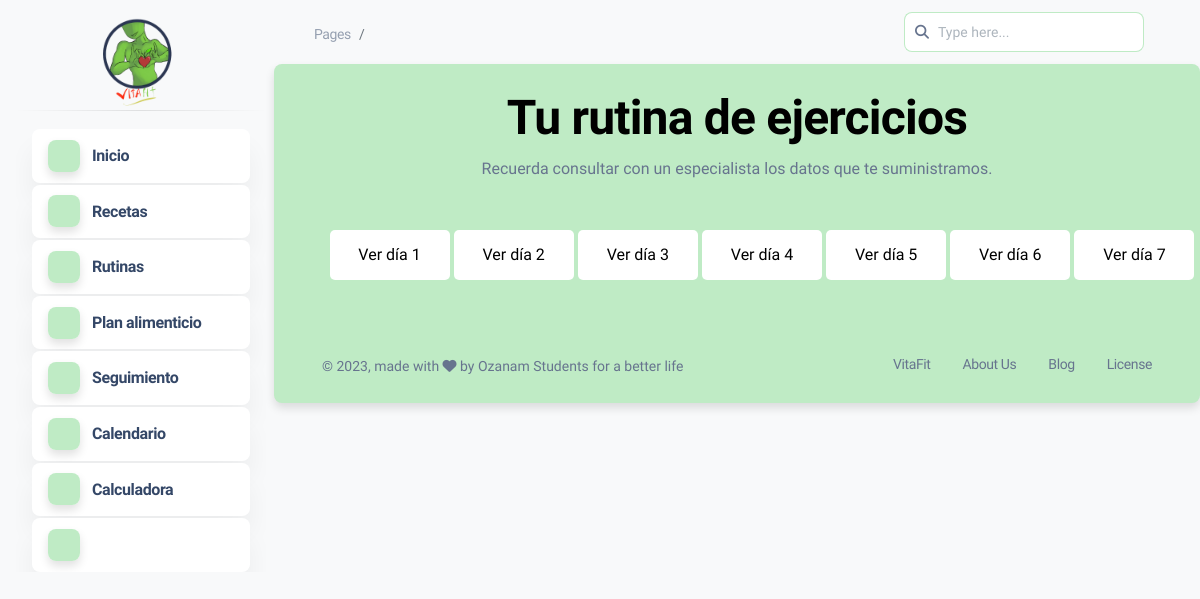
/dashboard.php?mod=rutina_pro, run on an earlier commit of the app's database.
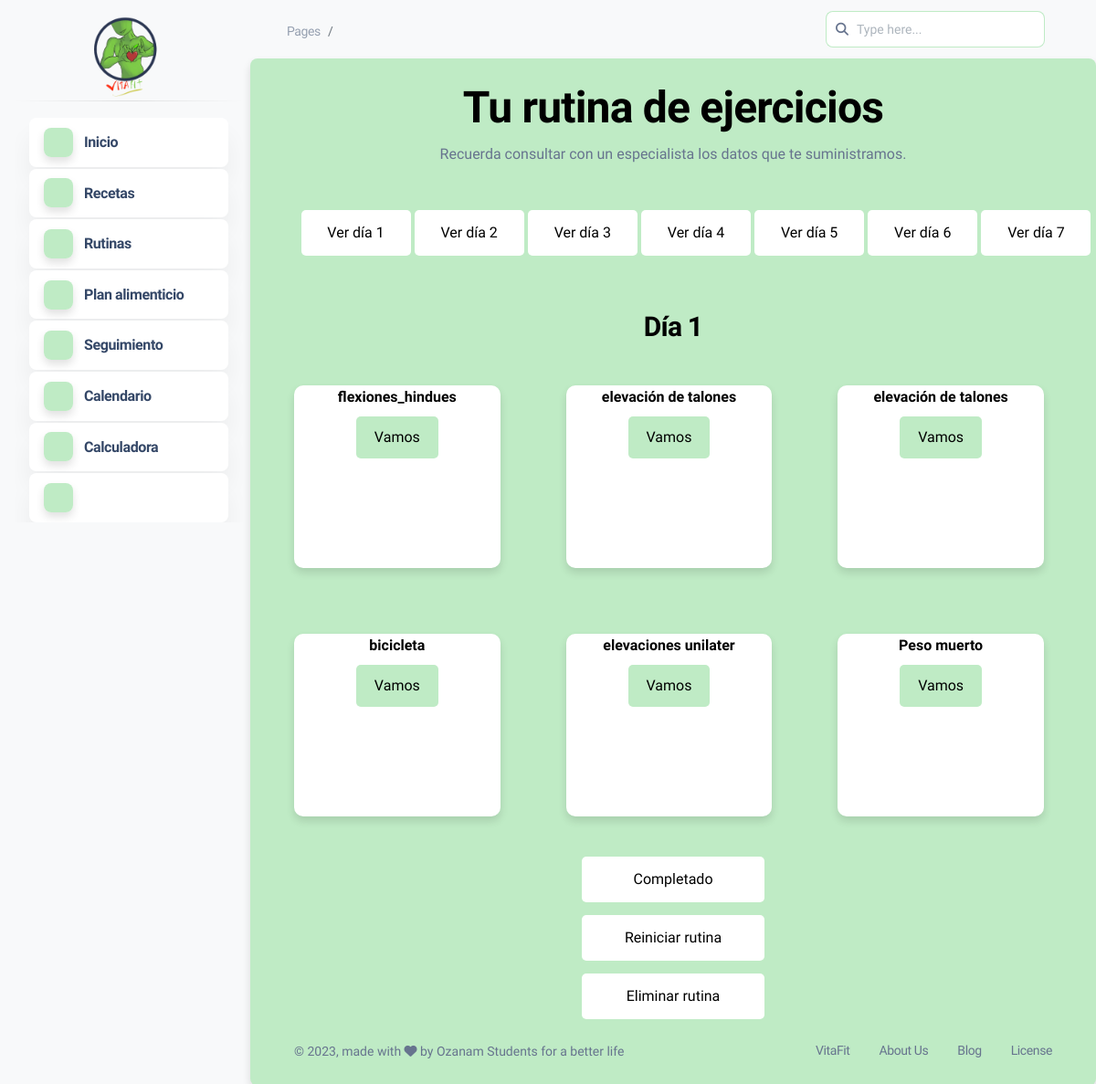
And on a later commit of the database.
### tables this page shows
CREATE TABLE `ejercicio` (
  `id_ejercicio` int(3) NOT NULL,
  `nombre` varchar(50) NOT NULL,
  `descripcion` varchar(1000) NOT NULL,
  `video` varchar(10) NOT NULL
);

### modulos/rutinas/rutina_pro.php (the view, shortened to what the changed rows need)
<center>
<h1>Tu rutina de ejercicios</h1>
<p>Recuerda consultar con un especialista los datos que te suministramos.</p>
<div class="row">
  <form action="dashboard.php?mod=rutina_pro" method="POST" class="col-md-1 form_dias">
  </form>
  <form action="dashboard.php?mod=rutina_pro" method="POST" class="col-md-1 form_dias">
  </form>
  <form action="dashboard.php?mod=rutina_pro" method="POST" class="col-md-1 form_dias">
  </form>
  <form action="dashboard.php?mod=rutina_pro" method="POST" class="col-md-1 form_dias">
  </form>
  <form action="dashboard.php?mod=rutina_pro" method="POST" class="col-md-1 form_dias">
  </form>
  <form action="dashboard.php?mod=rutina_pro" method="POST" class="col-md-1 form_dias">
  </form>
  <form action="dashboard.php?mod=rutina_pro" method="POST" class="col-md-1 form_dias">
  </form>
</div>
<br>
<?php
      if(isset($_POST["btn_dias"])){
        $dia=$_POST['dia'];
        $documento=$_SESSION['documento'];
        $consulta = mysqli_query($conexion,"SELECT * FROM rutina WHERE numero_identificacion LIKE '%$documento%';") or die ($conexion."Error en la consulta");
        if($fila=mysqli_fetch_array($consulta)){
          $numero_rutina=$fila['id_rutina'];
          $consulta_lista = mysqli_query($conexion,"SELECT * FROM lista_rutina WHERE id_rutina = '$numero_rutina' AND dia_cumplimiento = '$dia';") or die ($conexion."Error en la consulta");
          $cantidad = mysqli_num_rows($consulta_lista);
          if($cantidad > 0){
            ?>
            <h3><?php echo "Día ",$dia;?></h3>
            <div class="row">
            <?php
            while($fila=mysqli_fetch_array($consulta_lista)){
                $ejercicio=$fila['id_ejercicio'];
                $cumplida=$fila['completada'];
                $consulta=mysqli_query($conexion,"SELECT * FROM ejercicio WHERE id_ejercicio = '$ejercicio';") or die ($conexion."Error en la consulta");
                while($fila=mysqli_fetch_array($consulta)){
                    ?>
                    <br>
                    <br><br>
                    <div class="receta col-md-3 col-lg-3 col-sm-3 col-xs-3 shadow-md">
                    <div class="nombre_receta">
                      <h6><?php echo $fila['nombre'];?></h6>
                    </div>
                    <?php
                      if($cumplida==2){
                        ?>
                      <div>
                      <p>Realizada</p>
                      </div>
                        <?php
                      }else{
                        ?>
                        <form method="post"action="dashboard.php?mod=info_ejercicio">
                        <input type="text" class="form-control" name="id_ejercicio" value="<?php echo $fila['id_ejercicio'];?>" hidden>
                        <button type="submit" class="btn_consulta" name="btn_ejercicio">Vamos</button>
                        </form>
                        <?php
                      }
                      ?>
                  </div>
                  <?php
                }
              }
              ?>
              </div>
              <form action="dashboard.php?mod=rutina_pro" method="POST">
                <input type="text" name="dia" value="<?php echo $dia; ?>" hidden>
                <input type="text" name="id_rutina" value="<?php echo $numero_rutina; ?>" hidden>
                <button type="submit" name="btn_completado" class="btn_cambios">Completado</button>
              </form>
              <form action="dashboard.php?mod=rutina_pro" method="POST">
                <input type="text" name="id_rutina" value="<?php echo $numero_rutina; ?>" hidden>
                <button type="submit" name="btn_reiniciar" class="btn_cambios">Reiniciar rutina</button>
              </form>
              <form action="dashboard.php?mod=rutina_pro" method="POST">
                <input type="text" name="id_rutina" value="<?php echo $numero_rutina; ?>" hidden>
                <button type="submit" name="btn_eliminar" class="btn_eliminar">Eliminar rutina</button>
              </form>
              <?php
            }
          }
        }else{
          $documento=$_SESSION['documento'];
        $consulta = mysqli_query($conexion,"SELECT * FROM rutina WHERE numero_identificacion LIKE '%$documento%';") or die ($conexion."Error en la consulta");
        if($fila=mysqli_fetch_array($consulta)){
          $numero_rutina=$fila['id_rutina'];
          $consulta_lista = mysqli_query($conexion,"SELECT * FROM lista_rutina WHERE id_rutina = '$numero_rutina' AND dia_cumplimiento = '1';") or die ($conexion."Error en la consulta");
          $cantidad = mysqli_num_rows($consulta_lista);
          if($cantidad > 0){
            ?>
            <h3><?php echo "Día 1";?></h3>
            <div class="row">
            <?php
            while($fila=mysqli_fetch_array($consulta_lista)){
                $ejercicio=$fila['id_ejercicio'];
                $cumplida=$fila['completada'];
                $consulta=mysqli_query($conexion,"SELECT * FROM ejercicio WHERE id_ejercicio = '$ejercicio';") or die ($conexion."Error en la consulta");
                while($fila=mysqli_fetch_array($consulta)){
                  ?>
                  <br>
                  <br><br>
                  <div class="receta col-md-3 col-lg-3 col-sm-3 col-xs-3 shadow-md">
                  <div class="nombre_receta">
                    <h6><?php echo $fila['nombre'];?></h6>
                  </div>
                  <?php
                    if($cumplida==2){
                      ?>
                    <div>
                    <p>Realizada</p>
                    </div>
                      <?php
                    }else{
                      ?>
                      <form method="post"action="dashboard.php?mod=info_ejercicio">
                      <button type="submit" class="btn_consulta" name="btn_ejercicio">Vamos</button>
                      </form>
                      <?php
                    }
                    ?>
                  </div>
                  <?php
                }
              }
              ?>
              </div>
              <form action="dashboard.php?mod=rutina_pro" method="POST">
                <button type="submit" name="btn_completado" class="btn_cambios">Completado</button>
              </form>
              <form action="dashboard.php?mod=rutina_pro" method="POST">
                <button type="submit" name="btn_reiniciar" class="btn_cambios">Reiniciar rutina</button>
              </form>
              <form action="dashboard.php?mod=rutina_pro" method="POST">
                <button type="submit" name="btn_eliminar" class="btn_eliminar">Eliminar rutina</button>
              </form>
              <?php
            }
          }
        }
?>
</center>

What changed in the data, as far as the page shows it:
now on this page (row edited): ejercicio: nombre "flexiones_hindues"
now on this page (row edited): ejercicio: nombre "elevación de talones"
now on this page (row edited): ejercicio: nombre "bicicleta"
now on this page (row edited): ejercicio: nombre "elevaciones unilater"
now on this page (row edited): ejercicio: nombre "Peso muerto"
Also different on the page:
text now shown: "Día 1 Completado Reiniciar rutina Eliminar rutina"
